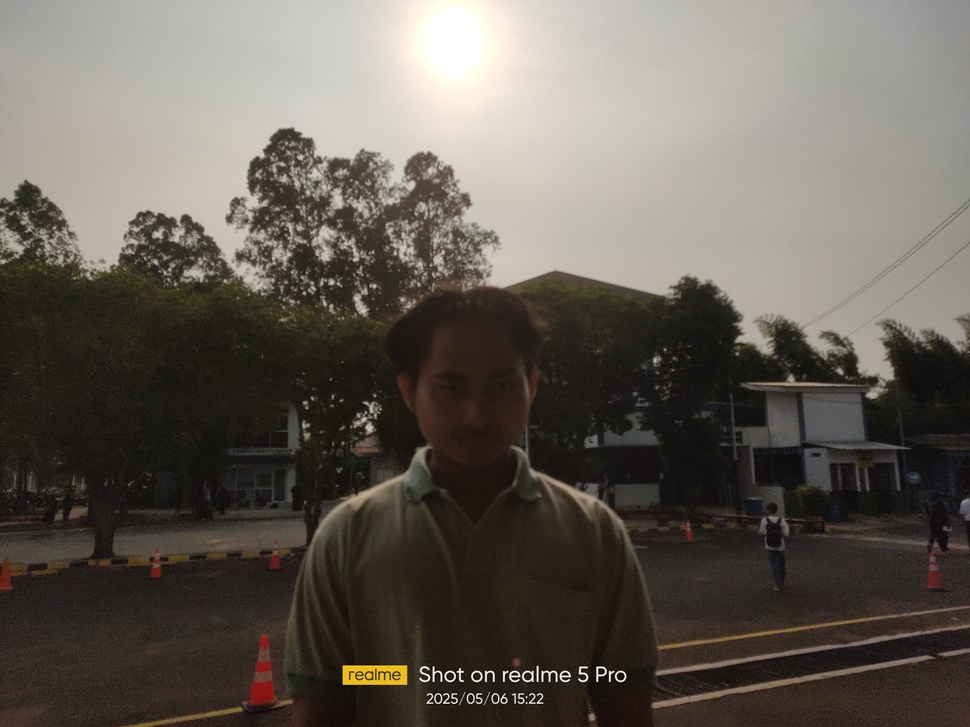
#> input picture revan2.jpg, 970 x 727 px, shrunk from 4000 x 3000 before the run
$ jupyter execute 'UTS PCD F Nomor 3.ipynb'
#> lines starting #> are read from the running program, lines starting #| are printed output that depends on the picture
[cell 1]
import cv2
import matplotlib.pyplot as plt
import numpy as np

#202331016_Nanda Revan Saputro

[cell 2]
# Load Gambar
# ================================
img = cv2.imread('revan2.jpg')
#> img is the input picture: shape (727, 970, 3); mean B, G, R 85, 92.8, 99
img_rgb = cv2.cvtColor(img, cv2.COLOR_BGR2RGB)
gray = cv2.cvtColor(img, cv2.COLOR_BGR2GRAY)

# Cerahkan
bright = cv2.convertScaleAbs(gray, alpha=1, beta=50)
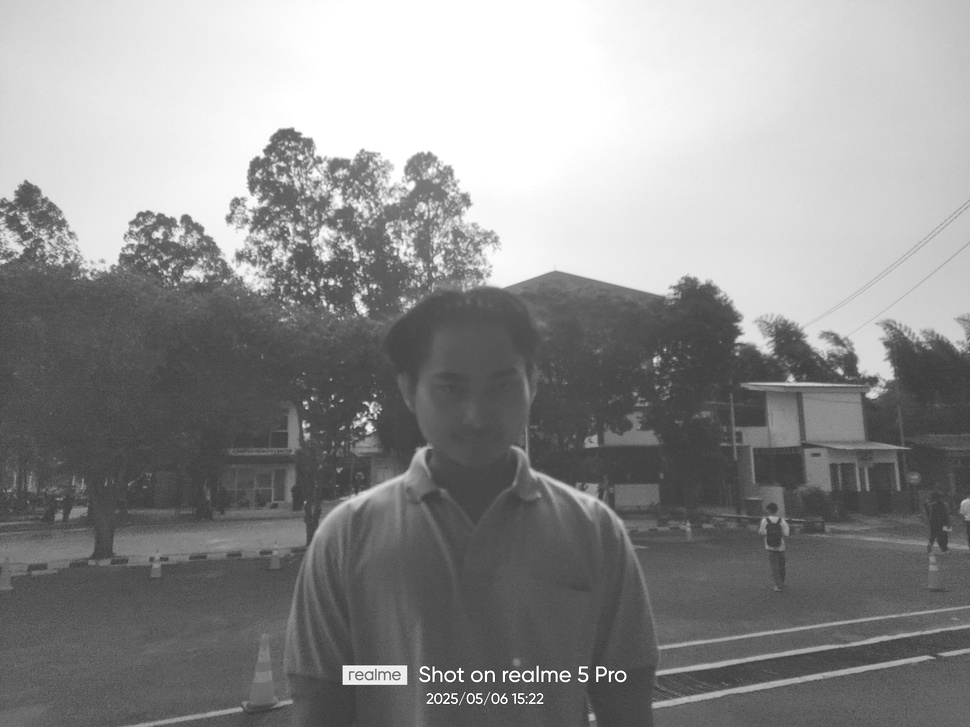
#> bright: shape (727, 970); min 50, max 255, mean 142.6

# Kontras (langsung dari gray)
clahe = cv2.createCLAHE(clipLimit=2.0, tileGridSize=(8,8))
contrast_only = clahe.apply(gray)
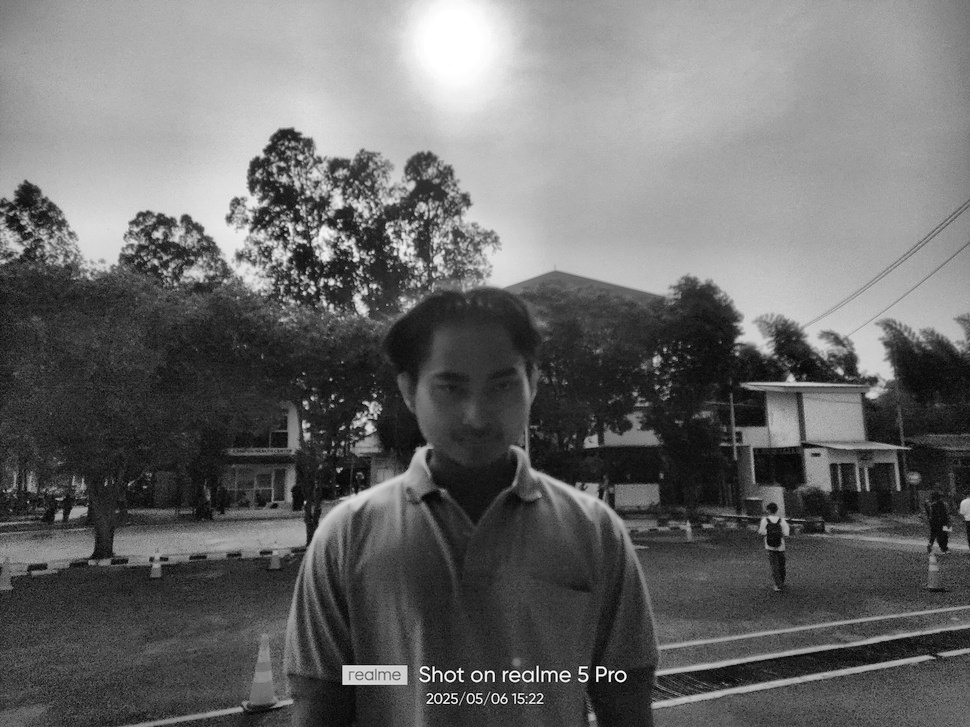
#> contrast_only: shape (727, 970); min 1, max 255, mean 105.9

# Cerah + Kontras (Final)
contrast_final = clahe.apply(bright)
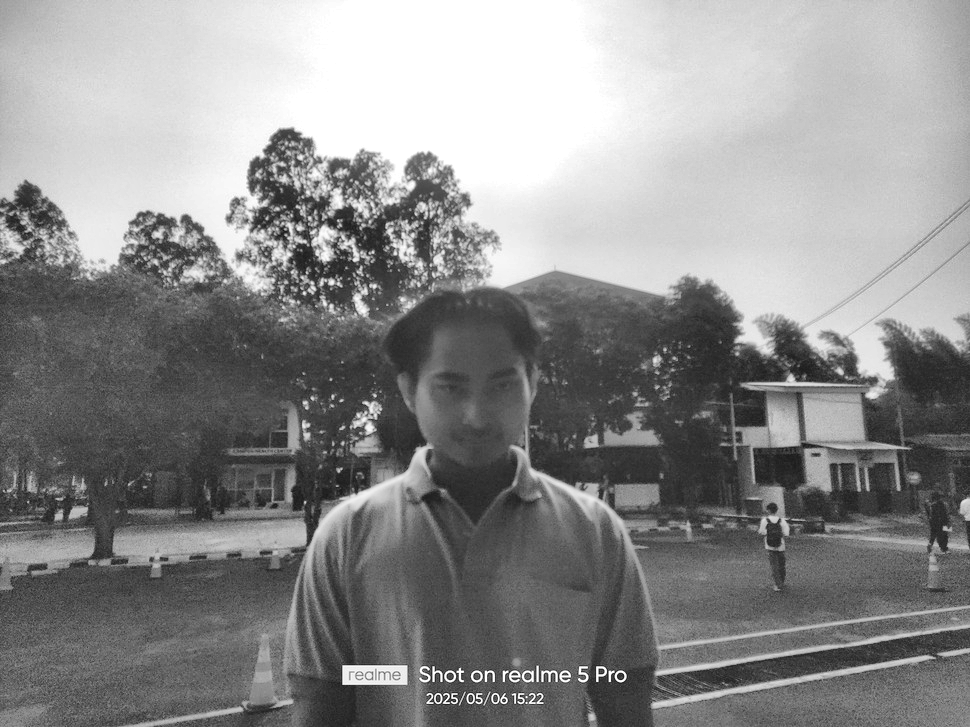
#> contrast_final: shape (727, 970); min 18, max 255, mean 139.8


#202331016_Nanda Revan Saputro

## 1. Gambar Asli

[cell 3]
# 1. Gambar Asli
# ================================
plt.figure(figsize=(6,6))
plt.imshow(img_rgb)
plt.title('Gambar Asli')
plt.axis('off')
plt.show()


#202331016_Nanda Revan Saputro

## 2. Grayscale

[cell 4]
# 2. Grayscale + Histogram
# ================================
fig, ax = plt.subplots(1, 2, figsize=(12, 5))
ax[0].imshow(gray, cmap='gray')
ax[0].set_title('Grayscale')
ax[0].axis('off')
ax[1].hist(gray.ravel(), bins=256, color='gray')
ax[1].set_title('Histogram Grayscale')
plt.tight_layout()
plt.show()
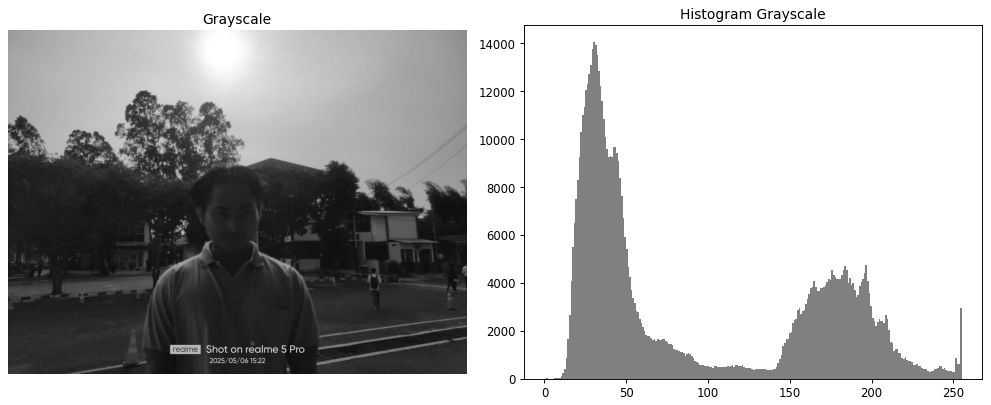
#> figure drawn by matplotlib, 2 panels; panel 2: tallest bar 14029 high, from x = 29.88 to 30.88


#202331016_Nanda Revan Saputro

## 3. Gray yang dipercerah

[cell 5]
# 3. Grayscale + Cerah + Histogram
# ================================
fig, ax = plt.subplots(1, 2, figsize=(12, 5))
ax[0].imshow(bright, cmap='gray')
ax[0].set_title('Grayscale + Cerah')
ax[0].axis('off')
ax[1].hist(bright.ravel(), bins=256, color='gray')
ax[1].set_title('Histogram Cerah')
plt.tight_layout()
plt.show()
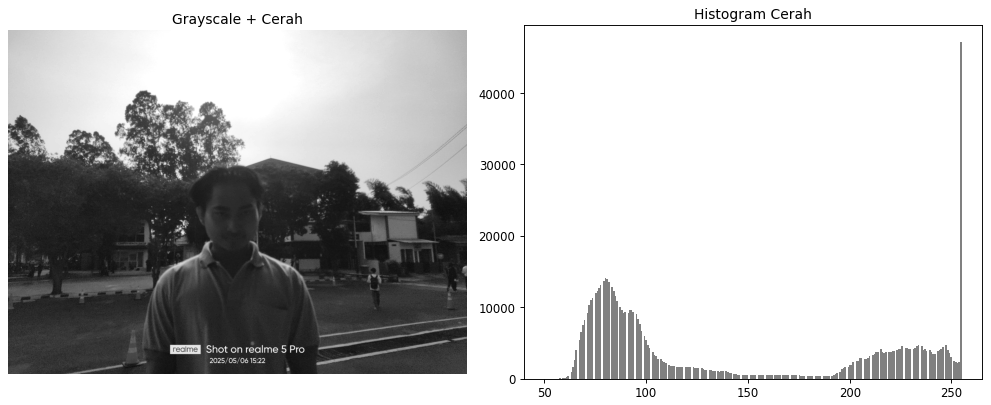
#> figure drawn by matplotlib, 2 panels; panel 2: tallest bar 47087 high, from x = 254.2 to 255


#202331016_Nanda Revan Saputro

##  4. Gray yang diperkontras

[cell 6]
# 4. Grayscale + Kontras + Histogram
# ================================
fig, ax = plt.subplots(1, 2, figsize=(12, 5))
ax[0].imshow(contrast_only, cmap='gray')
ax[0].set_title('Grayscale + Kontras')
ax[0].axis('off')
ax[1].hist(contrast_only.ravel(), bins=256, color='gray')
ax[1].set_title('Histogram Kontras')
plt.tight_layout()
plt.show()
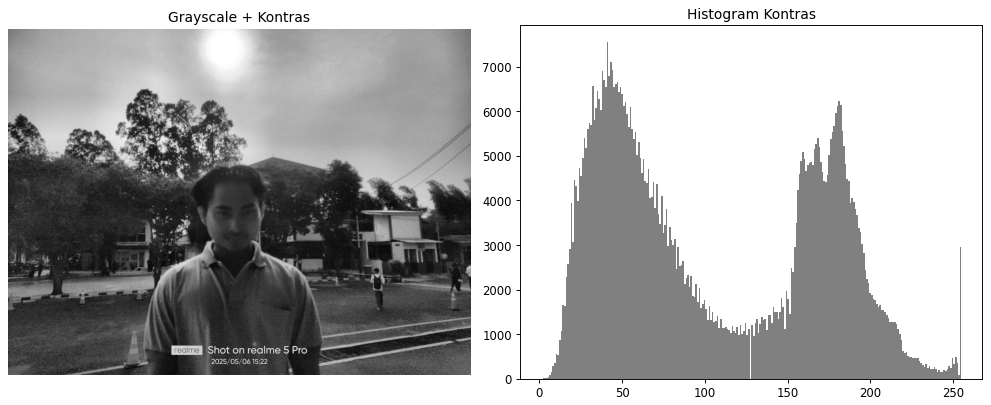
#> figure drawn by matplotlib, 2 panels; panel 2: tallest bar 7546 high, from x = 40.69 to 41.68


#202331016_Nanda Revan Saputro

## 5. Gray yang dipercerah dan diperkontras

[cell 7]
# 5. Grayscale + Cerah + Kontras + Histogram
# ================================
fig, ax = plt.subplots(1, 2, figsize=(12, 5))
ax[0].imshow(contrast_final, cmap='gray')
ax[0].set_title('Grayscale + Cerah + Kontras (Final)')
ax[0].axis('off')
ax[1].hist(contrast_final.ravel(), bins=256, color='gray')
ax[1].set_title('Histogram Final')
plt.tight_layout()
plt.show()
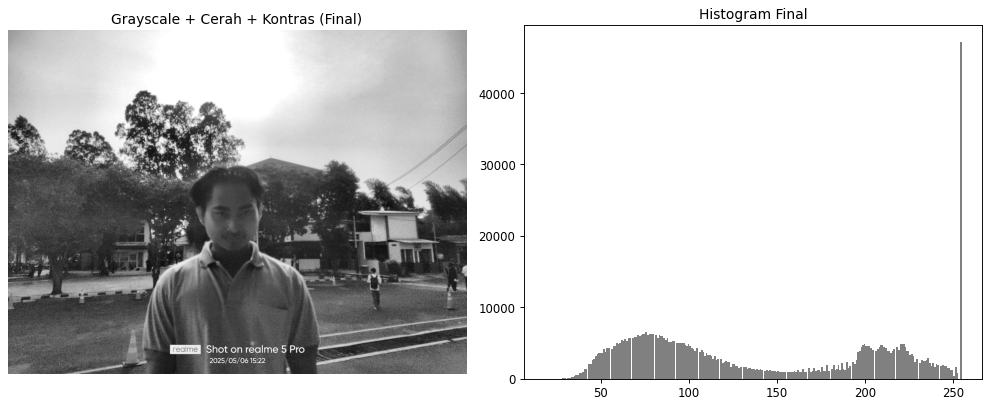
#> figure drawn by matplotlib, 2 panels; panel 2: tallest bar 47087 high, from x = 254.1 to 255


#202331016_Nanda Revan Saputro

## Perbandingan Gambar Awal vs Final

[cell 8]
# 6. Perbandingan Awal vs Final
# ================================
fig, ax = plt.subplots(1, 2, figsize=(12, 6))
ax[0].imshow(img_rgb)
ax[0].set_title('Gambar Asli')
ax[0].axis('off')
ax[1].imshow(contrast_final, cmap='gray')
ax[1].set_title('Gambar Akhir (Fokus Profil)')
ax[1].axis('off')
plt.tight_layout()
plt.show()


#202331016_Nanda Revan Saputro

## Tampilkan Semua

[cell 9]
# 7. Semua Tahap + Histogram (Grid)
# ================================
fig, axs = plt.subplots(5, 2, figsize=(14, 20))

# Tahap 1
axs[0,0].imshow(gray, cmap='gray')
axs[0,0].set_title('Grayscale')
axs[0,0].axis('off')
axs[0,1].hist(gray.ravel(), bins=256, color='gray')
axs[0,1].set_title('Hist. Grayscale')

# Tahap 2
axs[1,0].imshow(bright, cmap='gray')
axs[1,0].set_title('Grayscale + Cerah')
axs[1,0].axis('off')
axs[1,1].hist(bright.ravel(), bins=256, color='gray')
axs[1,1].set_title('Hist. Cerah')

# Tahap 3
axs[2,0].imshow(contrast_only, cmap='gray')
axs[2,0].set_title('Grayscale + Kontras')
axs[2,0].axis('off')
axs[2,1].hist(contrast_only.ravel(), bins=256, color='gray')
axs[2,1].set_title('Hist. Kontras')

# Tahap 4
axs[3,0].imshow(contrast_final, cmap='gray')
axs[3,0].set_title('Cerah + Kontras (Final)')
axs[3,0].axis('off')
axs[3,1].hist(contrast_final.ravel(), bins=256, color='gray')
axs[3,1].set_title('Hist. Final')

# Tahap 5
axs[4,0].imshow(img_rgb)
axs[4,0].set_title('Gambar Asli (RGB)')
axs[4,0].axis('off')
axs[4,1].imshow(contrast_final, cmap='gray')
axs[4,1].set_title('Gambar Akhir (Final)')
axs[4,1].axis('off')

plt.tight_layout()
plt.show()
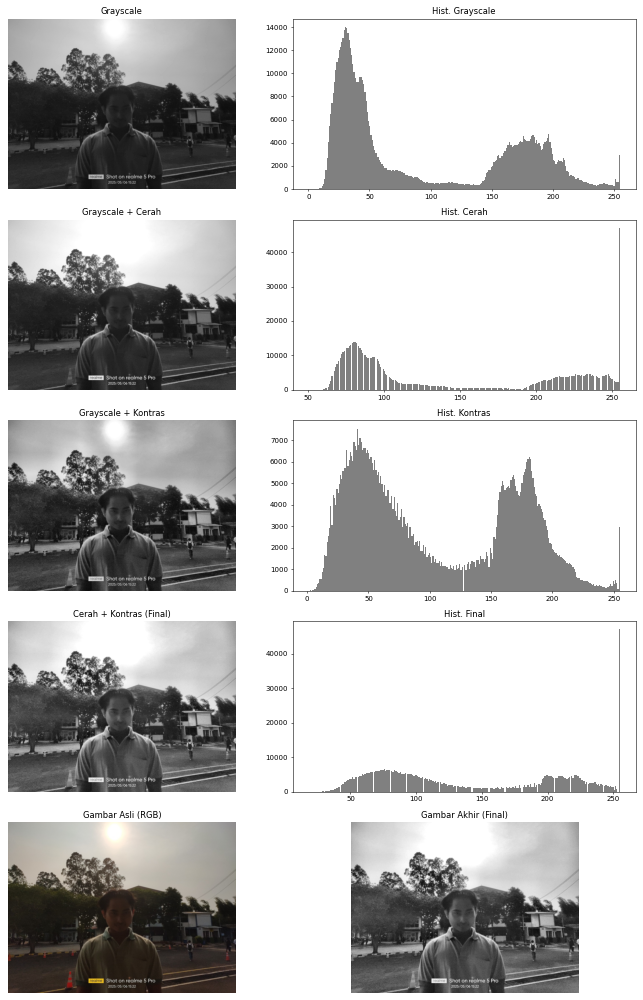
#> figure drawn by matplotlib, 10 panels; panel 2: tallest bar 14029 high, from x = 29.88 to 30.88; panel 4: tallest bar 47087 high, from x = 254.2 to 255; panel 6: tallest bar 7546 high, from x = 40.69 to 41.68; panel 8: tallest bar 47087 high, from x = 254.1 to 255


#202331016_Nanda Revan Saputro

$ run again, with revan1.jpg copied over revan2.jpg
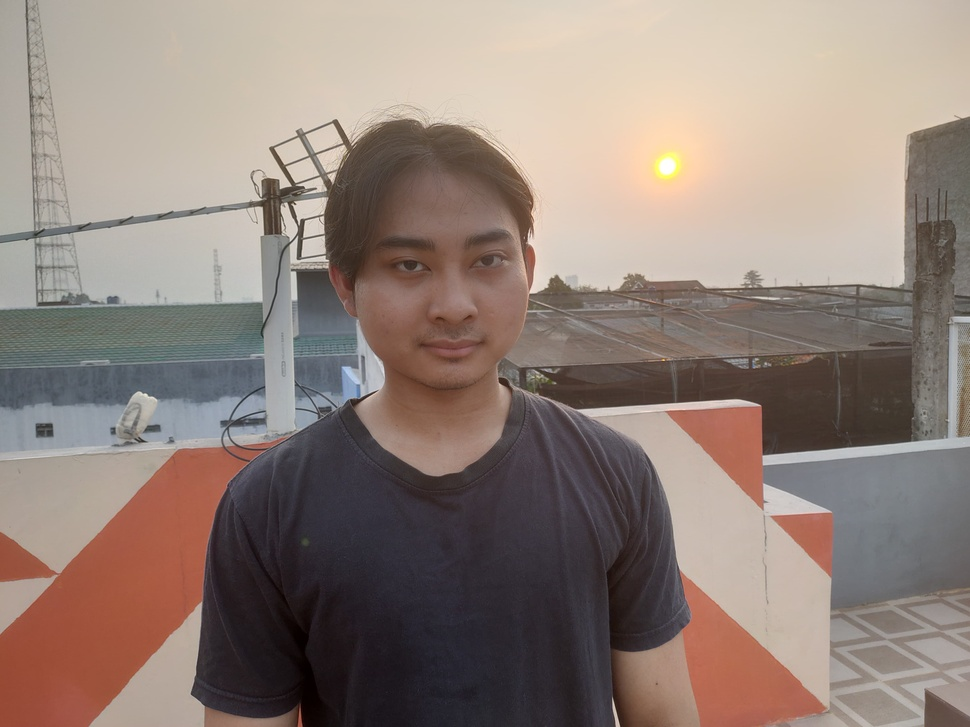
#> input picture revan1.jpg, 970 x 727 px, shrunk from 4000 x 3000 before the run
#> img is the input picture: shape (727, 970, 3); mean B, G, R 121.1, 129.3, 144.9
#> `contrast_final = clahe.apply(bright)`:
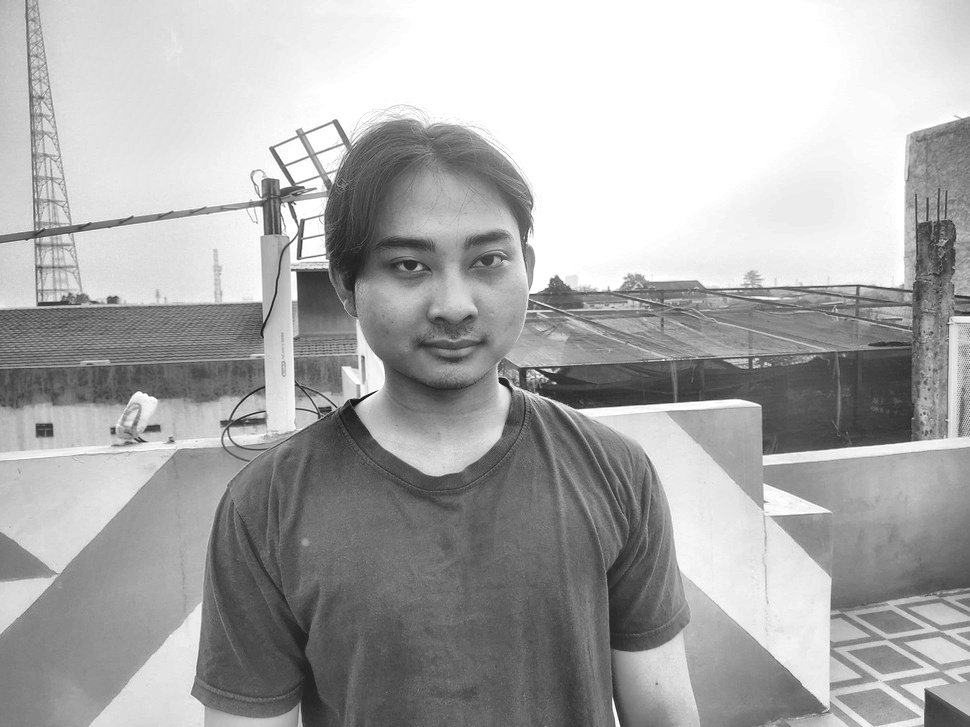
#> contrast_final: shape (727, 970); min 21, max 255, mean 171.1
#> `plt.show()`:
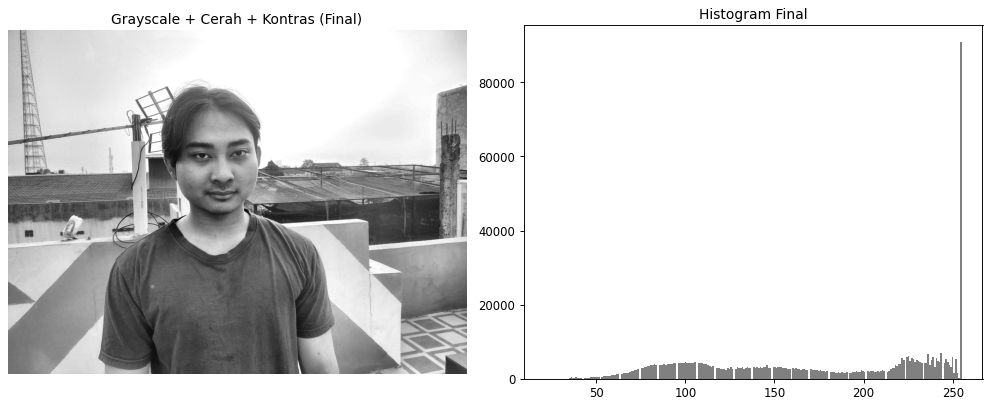
#> figure drawn by matplotlib, 2 panels; panel 2: tallest bar 90828 high, from x = 254.1 to 255
